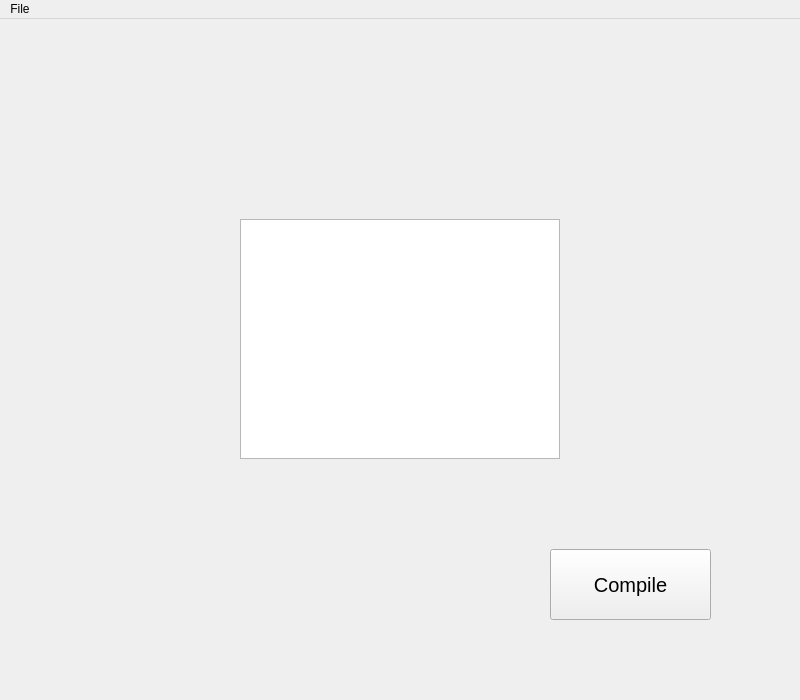
<?xml version="1.0" encoding="UTF-8"?>
<ui version="4.0">
 <class>imageLoad</class>
 <widget class="QMainWindow" name="imageLoad">
  <property name="geometry">
   <rect>
    <x>0</x>
    <y>0</y>
    <width>800</width>
    <height>700</height>
   </rect>
  </property>
  <property name="maximumSize">
   <size>
    <width>800</width>
    <height>700</height>
   </size>
  </property>
  <property name="windowTitle">
   <string>imageLoad</string>
  </property>
  <widget class="QWidget" name="centralwidget">
   <widget class="QGraphicsView" name="graphicsView">
    <property name="geometry">
     <rect>
      <x>240</x>
      <y>200</y>
      <width>320</width>
      <height>240</height>
     </rect>
    </property>
   </widget>
   <widget class="QPushButton" name="pushButton">
    <property name="geometry">
     <rect>
      <x>550</x>
      <y>530</y>
      <width>161</width>
      <height>71</height>
     </rect>
    </property>
    <property name="font">
     <font>
      <pointsize>15</pointsize>
     </font>
    </property>
    <property name="text">
     <string>Compile</string>
    </property>
   </widget>
  </widget>
  <widget class="QMenuBar" name="menubar">
   <property name="geometry">
    <rect>
     <x>0</x>
     <y>0</y>
     <width>800</width>
     <height>26</height>
    </rect>
   </property>
   <widget class="QMenu" name="menuFile">
    <property name="title">
     <string>File</string>
    </property>
    <addaction name="actionOpenI"/>
    <addaction name="separator"/>
    <addaction name="actionExitI"/>
   </widget>
   <addaction name="menuFile"/>
  </widget>
  <action name="actionOpenI">
   <property name="icon">
    <iconset>
     <normaloff>../Images/open.ico</normaloff>../Images/open.ico</iconset>
   </property>
   <property name="text">
    <string>Open</string>
   </property>
   <property name="shortcut">
    <string>Ctrl+O</string>
   </property>
  </action>
  <action name="action_2">
   <property name="icon">
    <iconset>
     <normaloff>../Images/compile.png</normaloff>../Images/compile.png</iconset>
   </property>
   <property name="text">
    <string>Compile</string>
   </property>
   <property name="shortcut">
    <string>F5</string>
   </property>
  </action>
  <action name="actionExitI">
   <property name="icon">
    <iconset>
     <normaloff>../Images/exit.png</normaloff>../Images/exit.png</iconset>
   </property>
   <property name="text">
    <string>Exit</string>
   </property>
   <property name="shortcut">
    <string>Esc</string>
   </property>
  </action>
 </widget>
 <resources/>
 <connections/>
</ui>
